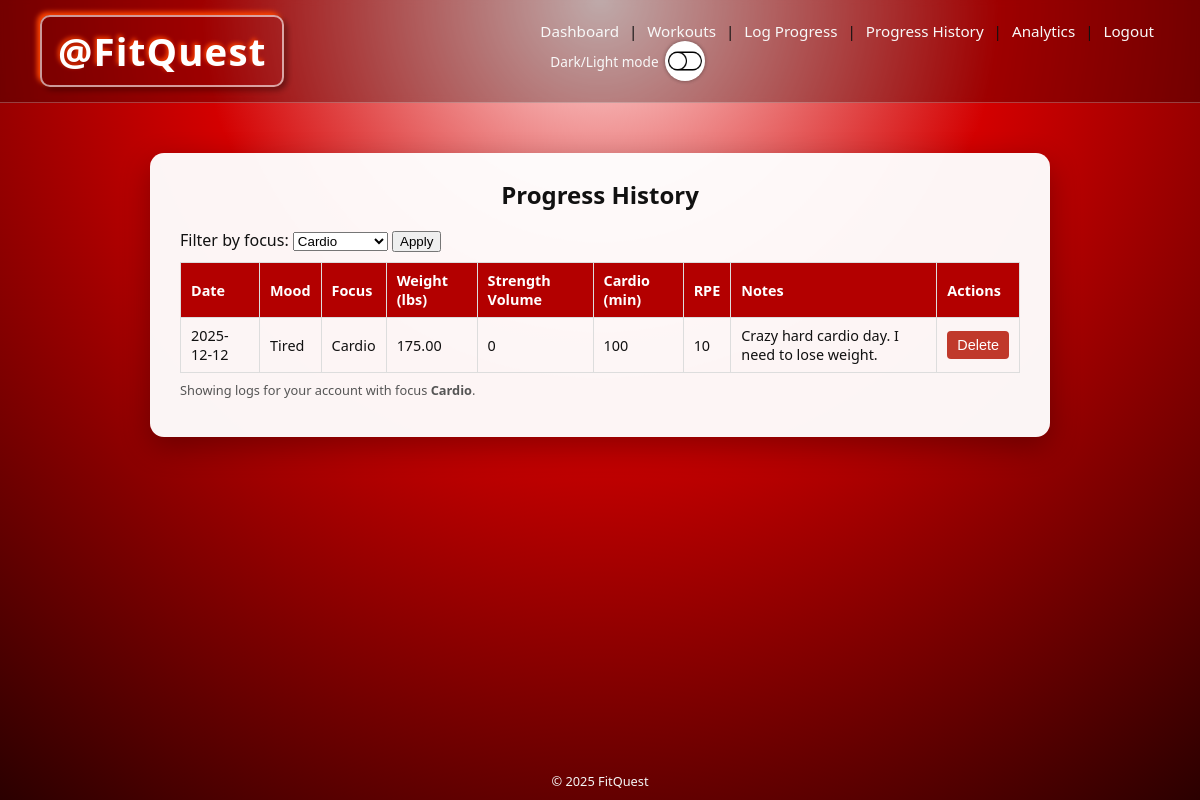
Page /progress_list.php?focus=Cardio (signed in) on the committed database.
### tables this page shows
CREATE TABLE IF NOT EXISTS `progress_logs` (
  `log_id` int NOT NULL AUTO_INCREMENT,
  `user_id` int NOT NULL,
  `log_date` date NOT NULL,
  `mood` varchar(20) NOT NULL,
  `focus` varchar(20) NOT NULL,
  `weight_lb` decimal(5,2) NOT NULL,
  `strength_volume` int NOT NULL,
  `cardio_minutes` int NOT NULL,
  `rpe` tinyint NOT NULL,
  `notes` text NOT NULL,
  `created_at` datetime NOT NULL DEFAULT CURRENT_TIMESTAMP,
  PRIMARY KEY (`log_id`),
  KEY `user_id` (`user_id`)
);

### includes/auth.php (called while the page is built, shortened)
<?php
function current_user_id() {
    return $_SESSION['user_id'] ?? null;
}

### progress_list.php (the view, shortened to what this page needs)
<?php
require_once 'config/db.php';
require_once 'includes/auth.php';
$user_id = current_user_id();
$selected_focus = $_GET['focus'] ?? 'All';
$sql = "SELECT
            log_id,            -- <== PK, used for delete (change if needed)
            log_date,
            mood,
            focus,
            weight_lb,
            strength_volume,
            cardio_minutes,
            rpe,
            notes
        FROM progress_logs
        WHERE user_id = ?";
$params = [$user_id];
$types  = "i";
if ($selected_focus !== "All" && $selected_focus !== "") {
    $sql .= " AND focus = ?";
    $params[] = $selected_focus;
    $types   .= "s";
}
$sql .= " ORDER BY log_date DESC, created_at DESC";
$stmt = $mysqli->prepare($sql);
$stmt->bind_param($types, ...$params);
$stmt->execute();
$result = $stmt->get_result();
include 'includes/header.php';
?>
<div class="page-card wide">
    <h2>Progress History</h2>
    <form method="GET" action="progress_list.php" style="margin-bottom: 10px;">
        <label for="focus">Filter by focus: </label>
        <select name="focus" id="focus">
            <option value="Cardio"      <?php if ($selected_focus === "Cardio")      echo "selected"; ?>>Cardio</option>
        </select>
        <button type="submit">Apply</button>
    </form>
    <?php if ($result->num_rows === 0): ?>
        <p>No progress logs found yet.</p>
    <?php else: ?>
        <table class="data-table">
            <thead>
                <tr>
                    <th>Date</th>
                    <th>Mood</th>
                    <th>Focus</th>
                    <th>Weight (lbs)</th>
                    <th>Strength Volume</th>
                    <th>Cardio (min)</th>
                    <th>RPE</th>
                    <th>Notes</th>
                    <th>Actions</th>
                </tr>
            </thead>
            <tbody>
                <?php while ($row = $result->fetch_assoc()): ?>
                    <tr>
                        <td><?php echo htmlspecialchars($row['log_date']); ?></td>
                        <td><?php echo htmlspecialchars($row['mood']); ?></td>
                        <td><?php echo htmlspecialchars($row['focus']); ?></td>
                        <td><?php echo htmlspecialchars(number_format($row['weight_lb'], 2)); ?></td>
                        <td><?php echo htmlspecialchars($row['strength_volume']); ?></td>
                        <td><?php echo htmlspecialchars($row['cardio_minutes']); ?></td>
                        <td><?php echo htmlspecialchars($row['rpe']); ?></td>
                        <td><?php echo nl2br(htmlspecialchars($row['notes'])); ?></td>
                        <td>
                            <form method="post" style="display:inline;"
                                  onsubmit="return confirm('Delete this progress entry?');">
                                <button type="submit" class="btn-danger">Delete</button>
                            </form>
                        </td>
                    </tr>
                <?php endwhile; ?>
            </tbody>
        </table>
    <?php endif; ?>
    <p class="card-note">
        Showing logs for your account<?php
            if ($selected_focus !== "All" && $selected_focus !== "") {
                echo " with focus <strong>" . htmlspecialchars($selected_focus) . "</strong>";
            }
        ?>.
    </p>
</div>
<?php
include 'includes/footer.php';
?>

### css/styles.css (style rules this page uses)
* { box-sizing: border-box; }
body { margin: 0; min-height: 100vh; font-family: "Segoe UI", Tahoma, Geneva, Verdana, sans-serif; background: radial-gradient(circle at top, #ffe3e3 0, #d30000 40%, #2b0000 100%); color: #111; display: flex; flex-direction: column; }
.page-card { margin: 30px auto; max-width: 520px; padding: 25px 30px; background: rgba(255, 255, 255, 0.96); border-radius: 14px; box-shadow: 0 10px 30px rgba(0,0,0,0.30); }
.page-card.wide { max-width: 900px; }
.page-card h2 { margin-top: 0; text-align: center; margin-bottom: 18px; }
.data-table { width: 100%; border-collapse: collapse; font-size: 0.9rem; margin-top: 10px; }
.data-table th, .data-table td { padding: 8px 10px; border: 1px solid #ddd; text-align: left; }
.data-table th { background: #b30000; color: #fff; position: sticky; top: 0; }
.card-note { font-size: 0.8rem; color: #555; margin-top: 8px; }
.btn-danger { display: inline-block; background: #c0392b; color: #fff; border: none; padding: 6px 10px; border-radius: 4px; cursor: pointer; font-size: 0.9rem; }

### rows in the picture
progress_logs: log_date "2025-12-12", mood "Tired", focus "Cardio", weight_lb "175.00", strength_volume "0", cardio_minutes "100", rpe "10", notes "Crazy hard cardio day. I need to lose weight."

### other values in the picture
$selected_focus "Cardio"
